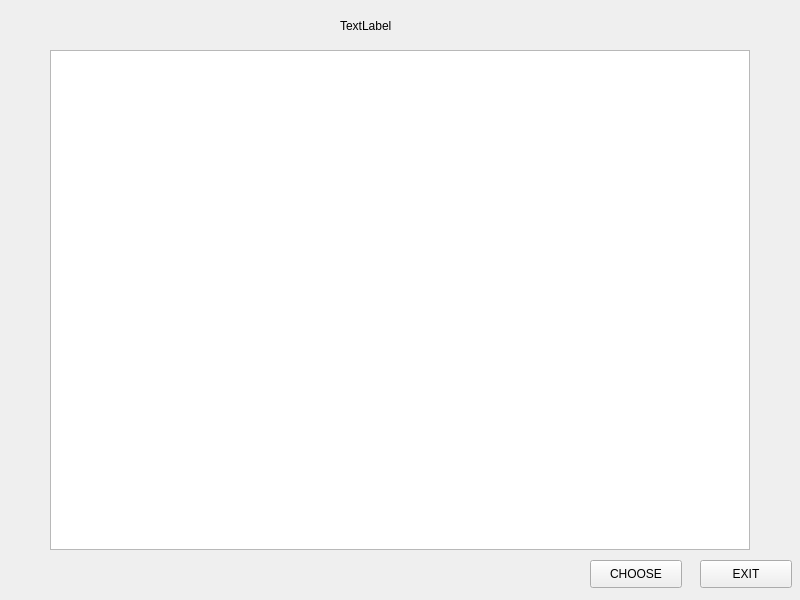
<?xml version="1.0" encoding="UTF-8"?>
<ui version="4.0">
 <class>TEXT_PAGE</class>
 <widget class="QWidget" name="TEXT_PAGE">
  <property name="geometry">
   <rect>
    <x>0</x>
    <y>0</y>
    <width>800</width>
    <height>600</height>
   </rect>
  </property>
  <property name="windowTitle">
   <string>Form</string>
  </property>
  <widget class="QPushButton" name="EXIT">
   <property name="geometry">
    <rect>
     <x>700</x>
     <y>560</y>
     <width>92</width>
     <height>28</height>
    </rect>
   </property>
   <property name="text">
    <string>EXIT</string>
   </property>
  </widget>
  <widget class="QListWidget" name="list">
   <property name="geometry">
    <rect>
     <x>50</x>
     <y>50</y>
     <width>700</width>
     <height>500</height>
    </rect>
   </property>
  </widget>
  <widget class="QLabel" name="title">
   <property name="geometry">
    <rect>
     <x>340</x>
     <y>10</y>
     <width>111</width>
     <height>31</height>
    </rect>
   </property>
   <property name="text">
    <string>TextLabel</string>
   </property>
  </widget>
  <widget class="QPushButton" name="CHOOSE">
   <property name="geometry">
    <rect>
     <x>590</x>
     <y>560</y>
     <width>92</width>
     <height>28</height>
    </rect>
   </property>
   <property name="text">
    <string>CHOOSE</string>
   </property>
  </widget>
 </widget>
 <resources/>
 <connections/>
</ui>
